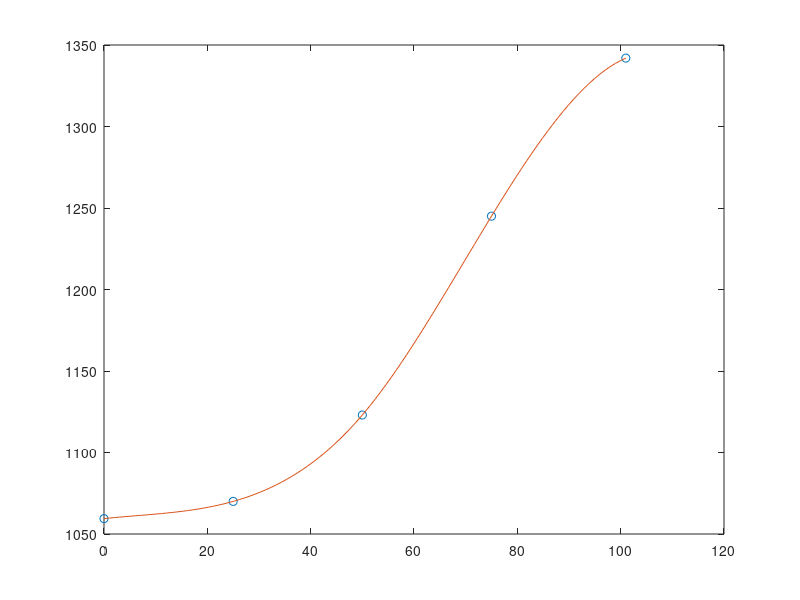

MATLAB code to generate this figure:
x=[0,25,50,75,101];

y=[1059.440002,1070,1123,1245,1341.957335];

xi=linspace(0,101,101);

yi=spline(x,y,xi);

plot(x,y,'o',xi,yi)